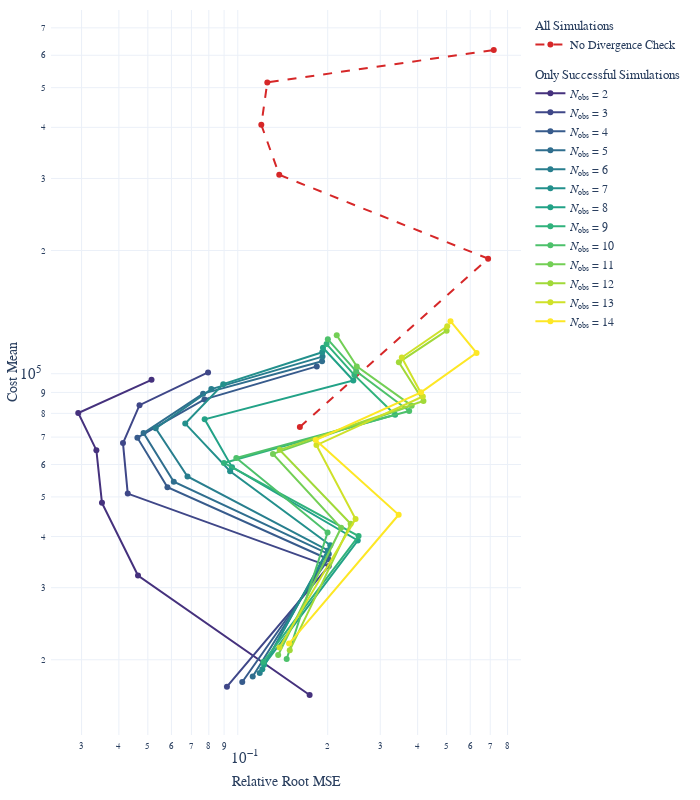

Write notebook code for a chart like this one.
### Markdown cell above
### Study effect of divergence check on performance of Fujita Rackwitz Problem

### Code cell
# pull data
fr_all = df_agg_all.query("Problem == 'Fujita Rackwitz Problem (d=2)' & Method =='CBREE'")
fr_all = fr_all[(fr_all[DF_COLUMNS_TO_LATEX['observation_window']]==0) & \
                (fr_all[DF_COLUMNS_TO_LATEX['stepsize_tolerance']]==best_tolerance) & \
                (fr_all[DF_COLUMNS_TO_LATEX['tgt_fun']]==best_approximation) & \
                (fr_all[DF_COLUMNS_TO_LATEX['cvar_tgt']]==1)]
fr_all = fr_all.assign(Portion="All Simulations")
fr_success = df_agg.query("Problem == 'Fujita Rackwitz Problem (d=2)' & Method =='CBREE'")
fr_success = fr_success[(fr_success[DF_COLUMNS_TO_LATEX['observation_window']]>0) & \
                (fr_success[DF_COLUMNS_TO_LATEX['stepsize_tolerance']]==best_tolerance) & \
                (fr_success[DF_COLUMNS_TO_LATEX['tgt_fun']]==best_approximation) & \
                (fr_success[DF_COLUMNS_TO_LATEX['cvar_tgt']]==1)]
fr_success = fr_success.assign(Portion="Only Successful Simulations")
df_fr = pd.concat([fr_all, fr_success], axis=0)
# make plot
fig_fr =go.Figure()
n_obs_col_dict = ree.sr_to_color_dict(df_fr[DF_COLUMNS_TO_LATEX['observation_window']])
for n in df_fr[DF_COLUMNS_TO_LATEX['observation_window']].sort_values().unique():
    this_df = df_fr[df_fr[DF_COLUMNS_TO_LATEX['observation_window']] ==n]\
        .sort_values("Sample Size")
    tr = go.Scatter(
        x = this_df["Relative Root MSE"],
        y = this_df["Cost Mean"],
        mode="markers+lines",
        marker_symbol = "circle",
        legendgroup = str(n==0),
        marker_color = CMAP[3] if n==0 else n_obs_col_dict[str(n)],
        legendgrouptitle_text = "All Simulations" if n==0 else "Only Successful Simulations",
        name= "No Divergence Check" if n==0 else f"{LATEX_TO_HTML[DF_COLUMNS_TO_LATEX['observation_window']]} = {int(n)}",
        line_dash = "dash" if n==0 else "solid")
    fig_fr.add_trace(tr)
# style and save plot
fig_fr.update_layout(**MY_LAYOUT)
fig_fr.update_layout(height=800)
fig_fr.update_xaxes(title_text="Relative Root MSE", type="log")
fig_fr.update_yaxes(title_text="Cost Mean", type="log",  title_standoff=0)
fig_fr.write_image("divergence_fujita_rackwitz.png", scale=WRITE_SCALE)
fig_fr.show()
# make and save caption
fig_description = f"The effect of the divergence check on the Fujita Rackwitz Problem (d=2). \
We show the empirical error and cost estimates based on all 200 simulations (successful or not) \
if the CBREE methods runs with no divergence check. \
The same quantities  based on the successful portion of the 200 simulations \
are plotted for different values of $N_\\text{{obs}}$ \
if the divergence check is active.\
The parameters $\\Delta_{{\\text{{Target}}}}=1$,  $\\epsilon_{{\\text{{Target}}}} = {best_tolerance}$ \
and the choice of the indicator approximation {INDICATOR_APPROX_LATEX_NAME[best_approximation]} \
are fixed."
with open("divergence_fujita_rackwitz_desc.tex", "w")  as f:
    f.write(fig_description)
display(Markdown(fig_description))

### Figure 1 — Plotly figure (JSON) as saved in the notebook; plotly's stock layout.template omitted (floating-point values rounded to 4 significant figures)
{"data": [{"legendgroup": "True", "legendgrouptitle": {"text": "All Simulations"}, "line": {"dash": "dash"}, "marker": {"color": "#D62728", "symbol": "circle"}, "mode": "markers+lines", "name": "No Divergence Check", "type": "scatter", "x": [0.1614, 0.6886, 0.1377, 0.1199, 0.1256, 0.7193], "y": [74070.0, 191000.0, 306200.0, 405600.0, 515000, 618000]}, {"legendgroup": "False", "legendgrouptitle": {"text": "Only Successful Simulations"}, "line": {"dash": "solid"}, "marker": {"color": "rgb(69.14285714285714, 49.42857142857143, 124.85714285714286)", "symbol": "circle"}, "mode": "markers+lines", "name": "<i>N</i><sub>obs</sub> = 2", "type": "scatter", "x": [0.174, 0.04635, 0.03511, 0.03363, 0.02924, 0.05144], "y": [16400.0, 32120.0, 48350.0, 65040.0, 80140.0, 96600.0]}, {"legendgroup": "False", "legendgrouptitle": {"text": "Only Successful Simulations"}, "line": {"dash": "solid"}, "marker": {"color": "rgb(62.714285714285715, 70.64285714285714, 135.78571428571428)", "symbol": "circle"}, "mode": "markers+lines", "name": "<i>N</i><sub>obs</sub> = 3", "type": "scatter", "x": [0.09199, 0.2017, 0.04282, 0.04128, 0.04689, 0.07953], "y": [17190.0, 33880.0, 50940.0, 67670.0, 83770.0, 100700.0]}, {"legendgroup": "False", "legendgrouptitle": {"text": "Only Successful Simulations"}, "line": {"dash": "solid"}, "marker": {"color": "rgb(54.57142857142857, 90.71428571428571, 139.85714285714286)", "symbol": "circle"}, "mode": "markers+lines", "name": "<i>N</i><sub>obs</sub> = 4", "type": "scatter", "x": [0.1035, 0.2012, 0.05816, 0.04613, 0.07736, 0.1839], "y": [17640.0, 35210.0, 52810.0, 69770.0, 86540.0, 104200.0]}, {"legendgroup": "False", "legendgrouptitle": {"text": "Only Successful Simulations"}, "line": {"dash": "solid"}, "marker": {"color": "rgb(46.64285714285714, 109.57142857142858, 142.0)", "symbol": "circle"}, "mode": "markers+lines", "name": "<i>N</i><sub>obs</sub> = 5", "type": "scatter", "x": [0.1122, 0.2017, 0.06106, 0.04839, 0.07655, 0.1915], "y": [18200.0, 36240.0, 54460.0, 71610.0, 89380.0, 107300.0]}, {"legendgroup": "False", "legendgrouptitle": {"text": "Only Successful Simulations"}, "line": {"dash": "solid"}, "marker": {"color": "rgb(39.57142857142857, 126.28571428571428, 142.0)", "symbol": "circle"}, "mode": "markers+lines", "name": "<i>N</i><sub>obs</sub> = 6", "type": "scatter", "x": [0.1184, 0.2005, 0.06787, 0.05312, 0.08157, 0.1922], "y": [18560.0, 37000, 56100.0, 73530.0, 91710.0, 110100.0]}, {"legendgroup": "False", "legendgrouptitle": {"text": "Only Successful Simulations"}, "line": {"dash": "solid"}, "marker": {"color": "rgb(34.5, 144.0, 139.5)", "symbol": "circle"}, "mode": "markers+lines", "name": "<i>N</i><sub>obs</sub> = 7", "type": "scatter", "x": [0.1208, 0.2041, 0.09427, 0.06672, 0.0894, 0.1917], "y": [18970.0, 38100.0, 57770.0, 75530.0, 94280.0, 112800.0]}, {"legendgroup": "False", "legendgrouptitle": {"text": "Only Successful Simulations"}, "line": {"dash": "solid"}, "marker": {"color": "rgb(34.14285714285713, 161.57142857142856, 134.71428571428572)", "symbol": "circle"}, "mode": "markers+lines", "name": "<i>N</i><sub>obs</sub> = 8", "type": "scatter", "x": [0.1225, 0.2522, 0.09568, 0.07748, 0.2437, 0.1929], "y": [19440, 39120.0, 59120.0, 77390.0, 96250.0, 115700.0]}, {"legendgroup": "False", "legendgrouptitle": {"text": "Only Successful Simulations"}, "line": {"dash": "solid"}, "marker": {"color": "rgb(48.2857142857143, 177.64285714285717, 124.42857142857142)", "symbol": "circle"}, "mode": "markers+lines", "name": "<i>N</i><sub>obs</sub> = 9", "type": "scatter", "x": [0.1217, 0.2538, 0.08989, 0.3363, 0.2457, 0.1983], "y": [19750.0, 40100.0, 60510.0, 79360.0, 99220.0, 118200.0]}, {"legendgroup": "False", "legendgrouptitle": {"text": "Only Successful Simulations"}, "line": {"dash": "solid"}, "marker": {"color": "rgb(77.42857142857144, 192.85714285714286, 106.85714285714285)", "symbol": "circle"}, "mode": "markers+lines", "name": "<i>N</i><sub>obs</sub> = 10", "type": "scatter", "x": [0.1458, 0.1998, 0.09888, 0.3748, 0.2491, 0.2002], "y": [20090.0, 40910.0, 62260.0, 81070.0, 101300.0, 121400.0]}, {"legendgroup": "False", "legendgrouptitle": {"text": "Only Successful Simulations"}, "line": {"dash": "solid"}, "marker": {"color": "rgb(115.07142857142856, 207.14285714285714, 84.78571428571429)", "symbol": "circle"}, "mode": "markers+lines", "name": "<i>N</i><sub>obs</sub> = 11", "type": "scatter", "x": [0.1366, 0.2218, 0.1312, 0.3822, 0.2502, 0.2144], "y": [20540.0, 42020.0, 63690.0, 83550.0, 104200.0, 124200.0]}, {"legendgroup": "False", "legendgrouptitle": {"text": "Only Successful Simulations"}, "line": {"dash": "solid"}, "marker": {"color": "rgb(160.71428571428572, 217.42857142857142, 55.85714285714286)", "symbol": "circle"}, "mode": "markers+lines", "name": "<i>N</i><sub>obs</sub> = 12", "type": "scatter", "x": [0.1493, 0.2387, 0.1381, 0.4184, 0.3462, 0.5002], "y": [21090.0, 43000, 65150.0, 85810.0, 106600.0, 127400.0]}, {"legendgroup": "False", "legendgrouptitle": {"text": "Only Successful Simulations"}, "line": {"dash": "solid"}, "marker": {"color": "rgb(206.71428571428575, 225.21428571428572, 40.857142857142854)", "symbol": "circle"}, "mode": "markers+lines", "name": "<i>N</i><sub>obs</sub> = 13", "type": "scatter", "x": [0.1379, 0.2479, 0.1834, 0.4164, 0.3541, 0.5025], "y": [21440.0, 44130.0, 66920.0, 87970.0, 109500.0, 130600.0]}, {"legendgroup": "False", "legendgrouptitle": {"text": "Only Successful Simulations"}, "line": {"dash": "solid"}, "marker": {"color": "rgb(253, 231, 37)", "symbol": "circle"}, "mode": "markers+lines", "name": "<i>N</i><sub>obs</sub> = 14", "type": "scatter", "x": [0.1485, 0.3457, 0.1823, 0.4105, 0.63, 0.5154], "y": [21900.0, 45220.0, 68870.0, 90030.0, 112400.0, 134400.0]}], "layout": {"autosize": false, "font": {"family": "Serif"}, "height": 800, "margin": {"b": 50, "l": 50, "pad": 4, "r": 50, "t": 10}, "width": 700, "xaxis": {"exponentformat": "power", "title": {"text": "Relative Root MSE"}, "type": "log"}, "yaxis": {"exponentformat": "power", "title": {"standoff": 0, "text": "Cost Mean"}, "type": "log"}}}
